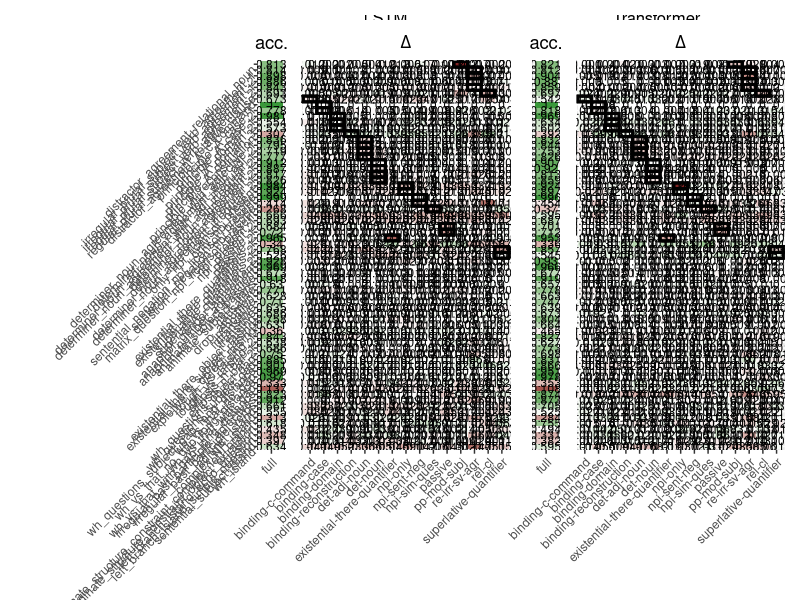

Generate this figure with R:
library(ggplot2)
library(dplyr)
library(patchwork)

#### READ DATA ####
df <- read.csv("../results/data/tidy_results.csv")
benchmarks_ordered <- read.csv("../results/data/blimp_benchmarks_ordered.csv")

#### PREPROCESSING ####

# Rename column
df <- df %>%
  rename(blimp_delta = blimp_delta_all_seed_avg)

# Y-axis ordering
df$blimp_benchmark <- factor(df$blimp_benchmark, levels=benchmarks_ordered$benchmark, ordered=T)

# Group by and calculate means (delta)
blimp_delta_means <- df %>%
  select(corpus, arch, seed, blimp_benchmark, blimp_delta, filter_target) %>%
  group_by(corpus, arch, blimp_benchmark, filter_target) %>%
  summarise(blimp_delta = mean(blimp_delta)) %>%
  mutate(blimp_delta = round(blimp_delta, 3))

# Group by and calculate means (averages)
blimp_acc_means <- df %>%
  select(corpus, arch, seed, blimp_benchmark, blimp_acc, filter_target) %>%
  group_by(corpus, arch, blimp_benchmark, filter_target) %>%
  summarise(blimp_acc = mean(blimp_acc)) %>%
  mutate(blimp_acc = round(blimp_acc, 3))

blimp_delta_means$filter_target <- as.logical(blimp_delta_means$filter_target)

#### PLOTTING ####

# Make each of the four groups of columns

plt_lstm_full_acc <- ggplot(data = blimp_acc_means[blimp_acc_means$corpus == "full" & blimp_acc_means$arch == "lstm", ], aes(x = corpus, y = blimp_benchmark, fill = blimp_acc)) +
  geom_tile() +
  geom_text(aes(label = blimp_acc), size = 3) +
  scale_fill_gradient2(high = "#3a983a", midpoint = 0.5) +
  labs(x = "", y = "") +
  ggtitle("acc.") +
  scale_y_discrete(limits=rev) +
  theme(legend.position = "none",
        axis.text.x = element_text(angle = 45, hjust = 1),
        axis.text.y = element_text(angle = 45, vjust = 1, hjust = 1),
        plot.margin = unit(c(0, 0, 0, 0), "cm"),
        plot.title = element_text(hjust = 0.5))


plt_lstm_nofull <- ggplot(data = blimp_delta_means[blimp_delta_means$corpus != "full" & blimp_delta_means$arch == "lstm", ], aes(x = corpus, y = blimp_benchmark, fill = blimp_delta)) +
  geom_tile() +
  geom_tile(data = blimp_delta_means[blimp_delta_means$filter_target, ], fill = NA, color = "black", linewidth = 1) +
  geom_text(aes(label = blimp_delta), size = 3) +
  scale_fill_gradient2(high = "#3a983a", midpoint = 0) +
  labs(x = "", y = "") +
  ggtitle(expression(Delta)) +
  scale_y_discrete(limits=rev) +
  theme(legend.position = "none",
        axis.text.x = element_text(angle = 45, hjust = 1),
        axis.text.y = element_text(angle = 45, vjust = 1, hjust = 1),
        # axis.text.y = element_blank(),
        #axis.ticks.y = element_blank(),
        plot.margin = unit(c(0, 0, 0, 0), "cm"),
        plot.title = element_text(hjust = 0.5))

plt_transformer_full_acc <- ggplot(data = blimp_acc_means[blimp_acc_means$corpus == "full" & blimp_acc_means$arch == "transformer", ], aes(x = corpus, y = blimp_benchmark, fill = blimp_acc)) +
  geom_tile() +
  geom_text(aes(label = blimp_acc), size = 3) +
  scale_fill_gradient2(high = "#3a983a", midpoint = 0.5) +
  labs(x = "", y = "") +
  ggtitle("acc.") +
  scale_y_discrete(limits=rev) +
  theme(legend.position = "none",
        axis.text.x = element_text(angle = 45, hjust = 1),
        axis.text.y = element_text(angle = 45, vjust = 1, hjust = 1),
        plot.margin = unit(c(0, 0, 0, 0), "cm"),
        plot.title = element_text(hjust = 0.5))

plt_transformer_nofull <- ggplot(data = blimp_delta_means[blimp_delta_means$corpus != "full" & blimp_delta_means$arch == "transformer", ], aes(x = corpus, y = blimp_benchmark, fill = blimp_delta)) +
  geom_tile() +
  geom_tile(data = blimp_delta_means[blimp_delta_means$filter_target, ], fill = NA, color = "black", linewidth = 1) +
  geom_text(aes(label = blimp_delta), size = 3) +
  scale_fill_gradient2(high = "#3a983a", midpoint = 0) +
  labs(x = "", y = "") +
  ggtitle(expression(Delta)) +
  scale_y_discrete(limits=rev) +
  theme(legend.position = "none",
        axis.text.x = element_text(angle = 45, hjust = 1),
        axis.text.y = element_text(angle = 45, vjust = 1, hjust = 1),
        plot.margin = unit(c(0, 0, 0, 0), "cm"),
        plot.title = element_text(hjust = 0.5))



# Compose plots

titles <- wrap_elements(panel = grid::textGrob("LSTM")) + wrap_elements(panel = grid::textGrob("Transformer"))
plts <- (plt_lstm_full_acc | plot_spacer() | plt_lstm_nofull | plot_spacer() | plt_transformer_full_acc | plot_spacer() | plt_transformer_nofull) +
  plot_layout(axes="collect", widths = c(2, 0.1, 15, 0.5, 2, 0.1, 15))
plt <- titles / plts  + # janky way of adding the supertitles, but couldn't make it work a better way
  plot_layout(heights = c(0.012, 1))

#### SAVE ####
ggsave("../results/graphs/blimp_delta_full_acc_heatmap.pdf", plt, width = 18, height = 16, create.dir = TRUE)
